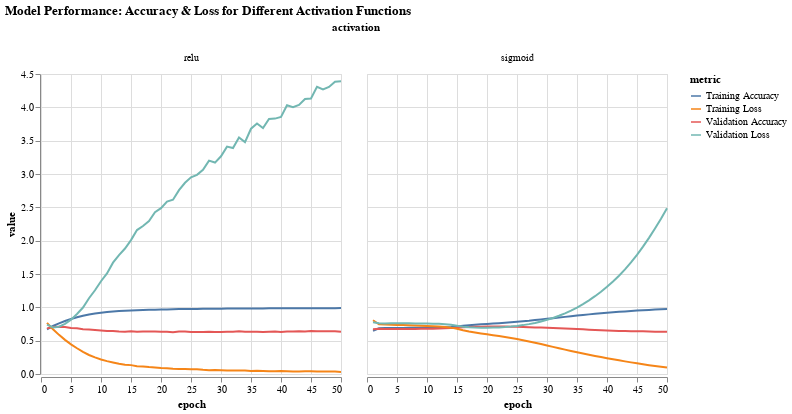

This figure's notebook cell:
### Markdown cell above
- **Activation function**.

        - Present results for one of the configurations mentioned above by varying the activation function. Test at least `relu` (the default) and `sigmoid`. The choice of the specific model, including the number of layers and nodes, is at your discretion. Document your observations accordingly.

### Code cell
import tensorflow as tf
from tensorflow.keras.models import Sequential
from tensorflow.keras.layers import Dense, InputLayer
import pandas as pd
import altair as alt

# Set random seed for reproducibility
tf.random.set_seed(42)

# Define the model configuration
num_layers = 2
nodes_per_layer = 128
activation_functions = ['relu', 'sigmoid']

# Prepare a DataFrame to collect all metrics for plotting
df_all_models = pd.DataFrame()

for activation in activation_functions:
    print(f"\nTraining model with activation function: {activation}")
    
    # Define the model architecture
    model = Sequential([
        InputLayer(input_shape=(462,)),
        Dense(nodes_per_layer, activation=activation),
        Dense(nodes_per_layer, activation=activation),
        Dense(3, activation='softmax')
    ])
    
    # Compile the model
    model.compile(optimizer='adam',
                  loss='sparse_categorical_crossentropy',
                  metrics=['accuracy'])
    
    # Train the model
    history = model.fit(
        X_train, y_train,
        epochs=50,
        batch_size=32,
        validation_data=(X_valid, y_valid),
        verbose=0
    )
    
    # Prepare data for plotting
    df = pd.DataFrame({
        'epoch': range(1, 51),
        'training_accuracy': history.history['accuracy'],
        'validation_accuracy': history.history['val_accuracy'],
        'training_loss': history.history['loss'],
        'validation_loss': history.history['val_loss'],
        'activation': [activation] * 50
    })
    
    # Melt the dataframe for long format
    df_long = df.melt(id_vars=['epoch', 'activation'], 
                      value_vars=['training_accuracy', 'validation_accuracy', 'training_loss', 'validation_loss'],
                      var_name='metric', value_name='value')
    
    # Concatenate all data
    df_all_models = pd.concat([df_all_models, df_long], ignore_index=True)

# Define the color mapping for metrics
color_mapping = {
    'training_accuracy': 'Training Accuracy',
    'validation_accuracy': 'Validation Accuracy',
    'training_loss': 'Training Loss',
    'validation_loss': 'Validation Loss'
}

df_all_models['metric'] = df_all_models['metric'].map(color_mapping)

# Altair plot: Interactive plot for all models
chart = alt.Chart(df_all_models).mark_line().encode(
    x='epoch',
    y='value',
    color='metric',
    column='activation:O',  # Separate charts for each activation function
    tooltip=['epoch', 'value', 'metric', 'activation']
).properties(
    title="Model Performance: Accuracy & Loss for Different Activation Functions",
    width=300,
    height=300
)

# Display the chart
chart.display()

### Figure 1 — Vega-Lite specification as saved in the notebook (floating-point values rounded to 4 significant figures; data arrays with more than 128 entries replaced by an {"elided": "..."} marker saying what was removed)
{"config": {"view": {"continuousWidth": 300, "continuousHeight": 300}}, "data": {"name": "data-86a0286847a3ab724db44a66fcd676ca"}, "mark": {"type": "line"}, "encoding": {"color": {"field": "metric", "type": "nominal"}, "column": {"field": "activation", "type": "ordinal"}, "tooltip": [{"field": "epoch", "type": "quantitative"}, {"field": "value", "type": "quantitative"}, {"field": "metric", "type": "nominal"}, {"field": "activation", "type": "nominal"}], "x": {"field": "epoch", "type": "quantitative"}, "y": {"field": "value", "type": "quantitative"}}, "height": 300, "title": "Model Performance: Accuracy & Loss for Different Activation Functions", "width": 300, "$schema": "https://vega.github.io/schema/vega-lite/v5.20.1.json", "datasets": {"data-86a0286847a3ab724db44a66fcd676ca": {"elided": "400 records"}}}
